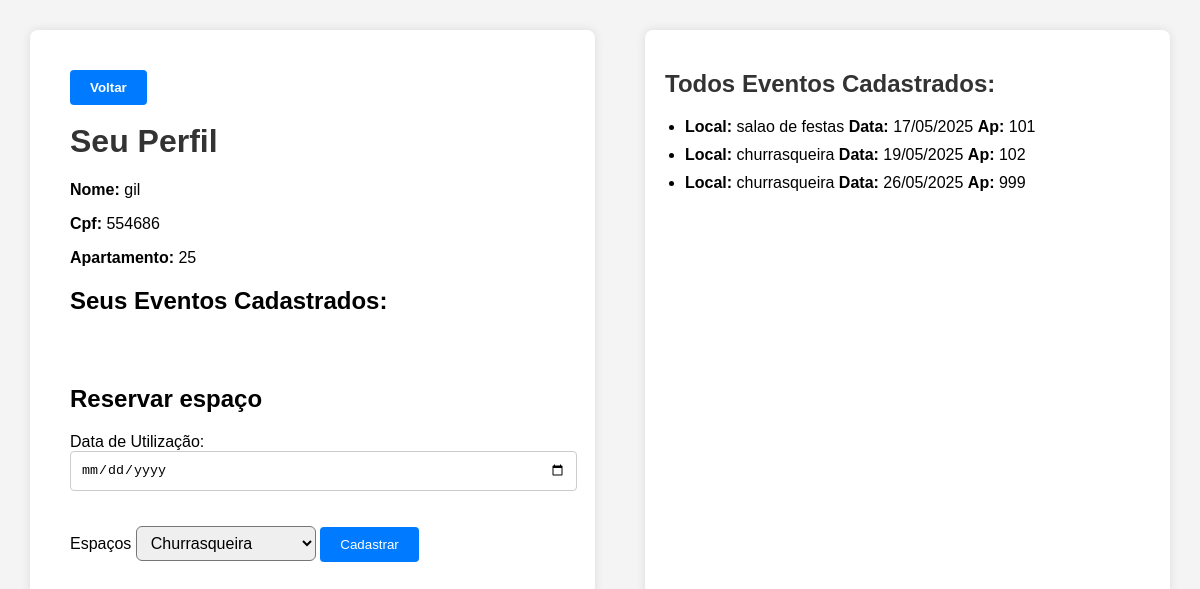
/cadastro_evento (signed in), run on the app's committed database.
### app.py (models this page shows)
class Espaco(db.Model):
    __tablename__ = 'agendamento_evento'
    id = db.Column(db.Integer, primary_key=True)
    cpf_morador = db.Column(db.Integer, nullable=False)
    data = db.Column(db.DateTime, nullable = False)
    local = db.Column(db.Integer)
    ambientes = db.Column(db.String(50), nullable=False)
    apartamento = db.Column(db.String(10), nullable=False)
    convidados = db.relationship('ConvidadoEvento', backref='evento', cascade='all, delete-orphan')

### app.py (the view)
@app.route('/cadastro_evento', methods=['GET', 'POST'])
def evento():
    nome_usuario = session.get('usuario_nome')
    cpf_morador = session.get('usuario_cpf')
    ap_morador = session.get('usuario_apartamento')
    error = request.args.get('error')
    eventos = Espaco.query.filter_by(cpf_morador=cpf_morador).all()
    todosEventos = Espaco.query.all()
    return render_template('cadastrar_evento.html', nome=nome_usuario , cpf = cpf_morador , apartamento = ap_morador , eventos = eventos , todosEventos = todosEventos , error = error)

### templates/cadastrar_evento.html (shortened to what this page needs)
<!DOCTYPE html>
<html lang="pt-br">
<head>
</head>
<body>
  <div class="container">
    <div class="formulario">
        <div class="voltar-pagina">
          <button onclick="window.location.href='/pinicial'" class="botao-voltar">Voltar</button>
        </div>
        <h1>Seu Perfil</h1>
            <div class="perfil-info">
              <p><strong>Nome:</strong> {{ nome }}</p>
              <p><strong>Cpf:</strong> {{ cpf }}</p>
              <p><strong>Apartamento:</strong> {{ apartamento }}</p>
            </div>
            <div class="eventos-cadastrados">
        <h2>Seus Eventos Cadastrados:</h2>
      </div>
          <form method="POST" action="/addEvento" class="espacamento-superior">
          <h2>{{ 'Editar Familiar' if familiar_editado else 'Reservar espaço' }}</h2>
          <label>Data de Utilização:</label>
          <input type="date" name="data_uso" required>
          <label>Espaços </label>
          <select name="select" id="" class="campo-select">
            <option value="churrasqueira">Churrasqueira</option>
          </select>
        <button type="submit">{{ 'Salvar' if familiar_editado else 'Cadastrar' }}</button>
      </form>
    </div>
    <div class="lista-convidados">
      <div class="eventos-cadastrados">
        <h2>Todos Eventos Cadastrados:</h2>
        <ul>
          {% for eventos in todosEventos %}
            <li>
              <strong>Local:</strong> {{ eventos.ambientes }}
              <strong>Data:</strong> {{ eventos.data.strftime('%d/%m/%Y') }}
              <strong>Ap:</strong> {{ eventos.apartamento }}
            </li>
          {% endfor %}
        </ul>
      </div>
    </div>
  </div>
</body>
</html>

### templates/cadastrar_evento.html (style rules this page uses)
body { font-family: Arial, sans-serif; margin: 0; background-color: #f4f4f4; }
.botao-voltar { display: inline-block; margin-bottom: 8px; background-color: #007bff; color: white; padding: 6px 12px; border-radius: 4px; text-decoration: none; font-weight: bold; }
.voltar-pagina { margin-bottom: 10px; }
.botao-voltar { margin-top: 0; margin-left: 0; }
.container { display: flex; padding: 30px; gap: 50px; }
.formulario { flex: 1; background-color: #ffffff; padding: 40px; border-radius: 8px; box-shadow: 0 0 10px rgba(0, 0, 0, 0.1); min-height: 80vh; }
.formulario h1 { margin-top: 0; color: #333; }
.formulario input[type="date"] { width: 100%; padding: 10px; margin-bottom: 35px; border-radius: 4px; border: 1px solid #ccc; }
.formulario button { padding: 10px 20px; border: none; background-color: #007BFF; color: white; border-radius: 4px; cursor: pointer; }
.espacamento-superior { margin-top: 70px; }
.campo-select { width: 180px; height: 35px; font-size: 16px; padding: 5px 10px; border-radius: 6px; }
.lista-convidados { flex: 1; background-color: #ffffff; padding: 20px; border-radius: 8px; max-height: 90vh; overflow-y: auto; box-shadow: 0 0 10px rgba(0, 0, 0, 0.1); display: flex; flex-direction: column; }
.eventos-cadastrados { margin-bottom: 30px; }
.eventos-cadastrados ul { list-style-type: disc; padding-left: 20px; }
.eventos-cadastrados li { margin-bottom: 10px; }
.lista-convidados h2 { color: #333; }

### data on the page
Espaco: ambientes "salao de festas", data "17/05/2025", apartamento "101"
Espaco: ambientes "churrasqueira", data "19/05/2025", apartamento "102"
Espaco: ambientes "churrasqueira", data "26/05/2025", apartamento "999"

### other printed values
{{ nome }} "gil"
{{ cpf }} "554686"
{{ apartamento }} "25"
{{ 'Editar Familiar' if familiar_editado else 'Reservar espaço' }} "Reservar espaço"
{{ 'Salvar' if familiar_editado else 'Cadastrar' }} "Cadastrar"
